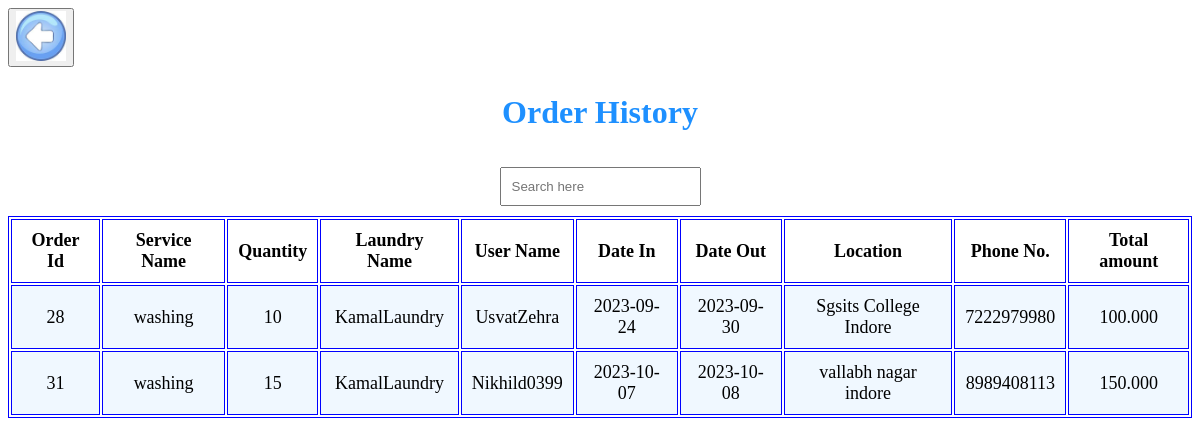
The page /orderhistories.php (signed in) on the database its author committed.
### tables this page shows
CREATE TABLE `placeorder` (
  `pid` int(255) NOT NULL,
  `service_name` varchar(255) NOT NULL,
  `quantity` int(255) NOT NULL,
  `user_name` varchar(255) NOT NULL,
  `laundry_name` varchar(255) NOT NULL,
  `datein` date NOT NULL,
  `dateOut` date NOT NULL,
  `location` varchar(255) NOT NULL,
  `phone_no` varchar(255) NOT NULL,
  `serviceStatus` enum('F','NF') NOT NULL DEFAULT 'NF',
  `total_amount` decimal(10,3) NOT NULL,
  `orderStatus` enum('A','R','P') NOT NULL DEFAULT 'P'
);

### orderhistories.php (the view, shortened to what this page needs)
<?php
$laundry_name = $_SESSION['laundry_name'];
?>
<?php
$user = 'root';
$password = '';
$database = 'laundrybasket';
$servername='localhost:3306';
$mysqli = new mysqli($servername, $user,
				$password, $database);
?>
<!DOCTYPE html>
<html lang="en">
<head>
<link rel="stylesheet" href="https://cdnjs.cloudflare.com/ajax/libs/font-awesome/4.7.0/css/font-awesome.min.css">
</head>
<body><button type="submit" onclick="history.back()">
        <img src="img/back.jpeg" alt="buttonpng" border="0" style="width:50px;height:50px;"/>
      </button>
	<section>
		<h1>Order History</h1>
                <center><input id="gfg" type="text" style="margin:10px 10px;padding:10px 10px;" placeholder="Search here"></center>
		<table>
			<tr>
                <th > Order Id</th>
                <th >Service Name</th>
                <th>Quantity</th>
                <th>Laundry Name</th>
                <th>User Name</th>
                <th>Date In</th>
                <th>Date Out</th>
                <th>Location</th>
                <th>Phone No.</th>
                <th>Total amount</th>
            </tr>
			<?php
                $q = "SELECT * FROM `placeorder` WHERE `serviceStatus` = 'F' AND `laundry_name` = '$laundry_name' ORDER BY `pid`";
                $result=$mysqli->query($q);
  				 while($row=$result->fetch_array()){ ?>
             <?php
              $dashDateOut="";
              if ($row['dateOut']=="0000-00-00") {
                $dashDateOut="-";
              }
              else {
                $dashDateOut=$row['dateOut'];
              }
			?> <tbody id="geeks">
				<tr>
					<td><?=$row['pid']?></td>
					<td><?=$row['service_name']?></td>
					<td><?=$row['quantity']?></td>
					<td><?=$row['laundry_name']?></td>
					<td><?=$row['user_name']?></td>
					<td><?=$row['datein']?></td>
					<td><?=$dashDateOut?></td>
					<td><?=$row['location']?></td>
					<td><?=$row['phone_no']?></td>
					<td><?=$row['total_amount']?></td>
			</tr>
			</tbody>
			<?php } ?>
		</table>
	</section>
</body>
</html>

### orderhistories.php (style rules this page uses)
table { margin: 0 auto; font-size: large; border: 1px solid BLUE; }
h1 { text-align: center; color: Dodgerblue; font-size: xx-large; font-family: 'Gill Sans', 'Gill Sans MT', ' Calibri', 'Trebuchet MS', 'sans-serif'; }
td { background-color: AliceBlue; border: 1px solid black; }
th, td { font-weight: bold; border: 1px solid BLUE; padding: 10px; text-align: center; }
td { font-weight: lighter; }
* { box-sizing: border-box; }

### rows shown on the page
placeorder: pid "28", service_name "washing", quantity "10", laundry_name "KamalLaundry", user_name "UsvatZehra", datein "2023-09-24", dateOut "2023-09-30", location "Sgsits College Indore", phone_no "7222979980", total_amount "100.000"
placeorder: pid "31", service_name "washing", quantity "15", laundry_name "KamalLaundry", user_name "Nikhild0399", datein "2023-10-07", dateOut "2023-10-08", location "vallabh nagar indore", phone_no "8989408113", total_amount "150.000"
